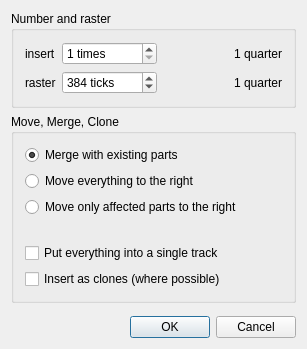
<?xml version="1.0" encoding="UTF-8"?>
<ui version="4.0">
 <class>PasteDialogBase</class>
 <widget class="QDialog" name="PasteDialogBase">
  <property name="geometry">
   <rect>
    <x>0</x>
    <y>0</y>
    <width>307</width>
    <height>349</height>
   </rect>
  </property>
  <property name="windowTitle">
   <string>MusE: Paste Parts</string>
  </property>
  <layout class="QVBoxLayout" name="verticalLayout_2">
   <property name="spacing">
    <number>6</number>
   </property>
   <property name="margin">
    <number>11</number>
   </property>
   <item>
    <widget class="QGroupBox" name="rangeBox">
     <property name="title">
      <string>Number and raster</string>
     </property>
     <layout class="QHBoxLayout" name="horizontalLayout_2">
      <item>
       <layout class="QGridLayout" name="gridLayout_2">
        <item row="0" column="0">
         <widget class="QLabel" name="label">
          <property name="text">
           <string>insert</string>
          </property>
         </widget>
        </item>
        <item row="0" column="1">
         <widget class="QSpinBox" name="n_spinbox">
          <property name="suffix">
           <string> times</string>
          </property>
          <property name="prefix">
           <string/>
          </property>
          <property name="minimum">
           <number>1</number>
          </property>
         </widget>
        </item>
        <item row="1" column="0">
         <widget class="QLabel" name="label_3">
          <property name="text">
           <string>raster</string>
          </property>
         </widget>
        </item>
        <item row="1" column="1">
         <widget class="QSpinBox" name="raster_spinbox">
          <property name="suffix">
           <string> ticks</string>
          </property>
          <property name="minimum">
           <number>0</number>
          </property>
          <property name="maximum">
           <number>999999</number>
          </property>
          <property name="singleStep">
           <number>384</number>
          </property>
          <property name="value">
           <number>384</number>
          </property>
         </widget>
        </item>
        <item row="0" column="3">
         <widget class="QLabel" name="insert_quarters">
          <property name="text">
           <string>1 quarter</string>
          </property>
         </widget>
        </item>
        <item row="1" column="3">
         <widget class="QLabel" name="raster_quarters">
          <property name="text">
           <string>1 quarter</string>
          </property>
         </widget>
        </item>
        <item row="0" column="2">
         <spacer name="horizontalSpacer_2">
          <property name="orientation">
           <enum>Qt::Horizontal</enum>
          </property>
          <property name="sizeHint" stdset="0">
           <size>
            <width>0</width>
            <height>20</height>
           </size>
          </property>
         </spacer>
        </item>
        <item row="1" column="2">
         <spacer name="horizontalSpacer_3">
          <property name="orientation">
           <enum>Qt::Horizontal</enum>
          </property>
          <property name="sizeHint" stdset="0">
           <size>
            <width>0</width>
            <height>20</height>
           </size>
          </property>
         </spacer>
        </item>
       </layout>
      </item>
     </layout>
    </widget>
   </item>
   <item>
    <widget class="QGroupBox" name="groupBox_2">
     <property name="title">
      <string>Move, Merge, Clone</string>
     </property>
     <property name="flat">
      <bool>false</bool>
     </property>
     <property name="checkable">
      <bool>false</bool>
     </property>
     <layout class="QGridLayout" name="gridLayout">
      <property name="margin">
       <number>11</number>
      </property>
      <property name="spacing">
       <number>6</number>
      </property>
      <item row="2" column="0">
       <widget class="QRadioButton" name="move_all_button">
        <property name="text">
         <string>Move everything to the right</string>
        </property>
       </widget>
      </item>
      <item row="3" column="0">
       <widget class="QRadioButton" name="move_some_button">
        <property name="text">
         <string>Move only affected parts to the right</string>
        </property>
       </widget>
      </item>
      <item row="5" column="0">
       <spacer name="horizontalSpacer">
        <property name="orientation">
         <enum>Qt::Horizontal</enum>
        </property>
        <property name="sizeHint" stdset="0">
         <size>
          <width>40</width>
          <height>20</height>
         </size>
        </property>
       </spacer>
      </item>
      <item row="6" column="0">
       <widget class="QCheckBox" name="all_in_one_track_checkbox">
        <property name="text">
         <string>Put everything into a single track</string>
        </property>
       </widget>
      </item>
      <item row="1" column="0">
       <widget class="QRadioButton" name="merge_button">
        <property name="text">
         <string>Merge with existing parts</string>
        </property>
        <property name="checkable">
         <bool>true</bool>
        </property>
        <property name="checked">
         <bool>true</bool>
        </property>
       </widget>
      </item>
      <item row="7" column="0">
       <widget class="QCheckBox" name="clone_checkbox">
        <property name="text">
         <string>Insert as clones (where possible)</string>
        </property>
       </widget>
      </item>
     </layout>
    </widget>
   </item>
   <item>
    <spacer name="verticalSpacer">
     <property name="orientation">
      <enum>Qt::Vertical</enum>
     </property>
     <property name="sizeHint" stdset="0">
      <size>
       <width>20</width>
       <height>40</height>
      </size>
     </property>
    </spacer>
   </item>
   <item>
    <layout class="QHBoxLayout" name="horizontalLayout">
     <property name="spacing">
      <number>6</number>
     </property>
     <item>
      <spacer name="Spacer1">
       <property name="orientation">
        <enum>Qt::Horizontal</enum>
       </property>
       <property name="sizeType">
        <enum>QSizePolicy::Expanding</enum>
       </property>
       <property name="sizeHint" stdset="0">
        <size>
         <width>20</width>
         <height>20</height>
        </size>
       </property>
      </spacer>
     </item>
     <item>
      <widget class="QPushButton" name="okButton">
       <property name="text">
        <string>OK</string>
       </property>
       <property name="autoDefault">
        <bool>false</bool>
       </property>
       <property name="default">
        <bool>true</bool>
       </property>
      </widget>
     </item>
     <item>
      <widget class="QPushButton" name="cancelButton">
       <property name="text">
        <string>Cancel</string>
       </property>
      </widget>
     </item>
    </layout>
   </item>
  </layout>
 </widget>
 <layoutdefault spacing="6" margin="11"/>
 <resources/>
 <connections>
  <connection>
   <sender>okButton</sender>
   <signal>clicked()</signal>
   <receiver>PasteDialogBase</receiver>
   <slot>accept()</slot>
   <hints>
    <hint type="sourcelabel">
     <x>20</x>
     <y>20</y>
    </hint>
    <hint type="destinationlabel">
     <x>20</x>
     <y>20</y>
    </hint>
   </hints>
  </connection>
  <connection>
   <sender>cancelButton</sender>
   <signal>clicked()</signal>
   <receiver>PasteDialogBase</receiver>
   <slot>reject()</slot>
   <hints>
    <hint type="sourcelabel">
     <x>20</x>
     <y>20</y>
    </hint>
    <hint type="destinationlabel">
     <x>20</x>
     <y>20</y>
    </hint>
   </hints>
  </connection>
 </connections>
</ui>
